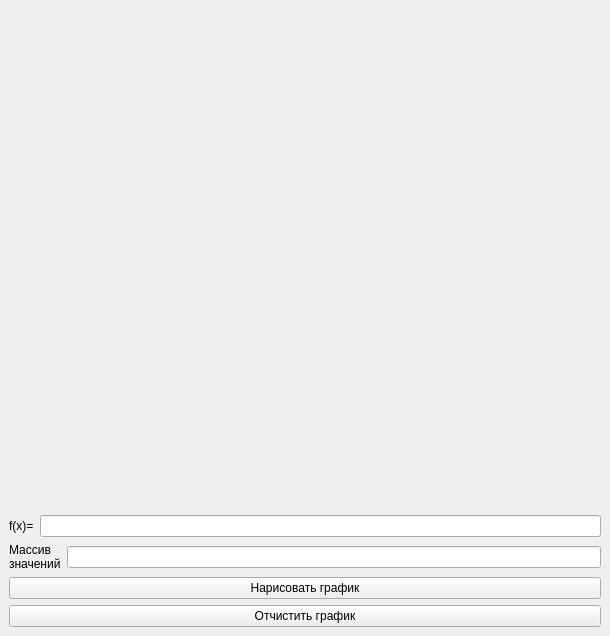
<?xml version="1.0" encoding="UTF-8"?>
<ui version="4.0">
 <class>MainWindow</class>
 <widget class="QMainWindow" name="MainWindow">
  <property name="geometry">
   <rect>
    <x>0</x>
    <y>0</y>
    <width>610</width>
    <height>513</height>
   </rect>
  </property>
  <property name="windowTitle">
   <string>MainWindow</string>
  </property>
  <widget class="QWidget" name="centralwidget">
   <layout class="QVBoxLayout" name="verticalLayout_2">
    <item>
     <widget class="MplWidget" name="MplWidget" native="true">
      <property name="minimumSize">
       <size>
        <width>500</width>
        <height>500</height>
       </size>
      </property>
      <property name="baseSize">
       <size>
        <width>1000</width>
        <height>1000</height>
       </size>
      </property>
     </widget>
    </item>
    <item>
     <layout class="QVBoxLayout" name="verticalLayout">
      <item>
       <layout class="QHBoxLayout" name="horizontalLayout">
        <item>
         <widget class="QLabel" name="labelFX">
          <property name="text">
           <string>f(x)=</string>
          </property>
         </widget>
        </item>
        <item>
         <widget class="QLineEdit" name="input_function"/>
        </item>
       </layout>
      </item>
      <item>
       <layout class="QHBoxLayout" name="horizontalLayout_2">
        <item>
         <widget class="QLabel" name="labelARR">
          <property name="text">
           <string>&lt;html&gt;&lt;head/&gt;&lt;body&gt;&lt;p&gt;Массив&lt;br/&gt;значений&lt;/p&gt;&lt;/body&gt;&lt;/html&gt;</string>
          </property>
         </widget>
        </item>
        <item>
         <widget class="QLineEdit" name="input_array"/>
        </item>
       </layout>
      </item>
      <item>
       <widget class="QPushButton" name="button_print">
        <property name="text">
         <string>Нарисовать график</string>
        </property>
       </widget>
      </item>
      <item>
       <widget class="QPushButton" name="button_clear">
        <property name="text">
         <string>Отчистить график</string>
        </property>
       </widget>
      </item>
     </layout>
    </item>
   </layout>
  </widget>
 </widget>
 <customwidgets>
  <customwidget>
   <class>MplWidget</class>
   <extends>QWidget</extends>
   <header>mplwidget.h</header>
   <container>1</container>
  </customwidget>
 </customwidgets>
 <resources/>
 <connections/>
</ui>
